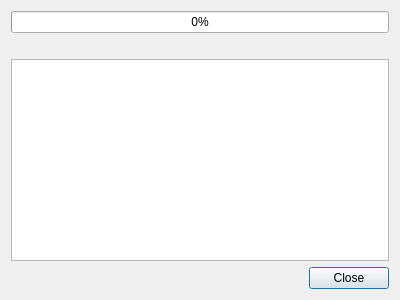
<?xml version="1.0" encoding="UTF-8"?>
<ui version="4.0">
 <class>Dialog</class>
 <widget class="QDialog" name="Dialog">
  <property name="windowModality">
   <enum>Qt::ApplicationModal</enum>
  </property>
  <property name="geometry">
   <rect>
    <x>0</x>
    <y>0</y>
    <width>400</width>
    <height>300</height>
   </rect>
  </property>
  <property name="modal">
   <bool>true</bool>
  </property>
  <layout class="QVBoxLayout" name="verticalLayout" stretch="0,0,0,0">
   <item>
    <widget class="QProgressBar" name="progressBar">
     <property name="maximum">
      <number>10000</number>
     </property>
     <property name="value">
      <number>0</number>
     </property>
    </widget>
   </item>
   <item>
    <widget class="QLabel" name="status">
     <property name="text">
      <string/>
     </property>
     <property name="wordWrap">
      <bool>false</bool>
     </property>
    </widget>
   </item>
   <item>
    <widget class="QPlainTextEdit" name="messages">
     <property name="readOnly">
      <bool>true</bool>
     </property>
    </widget>
   </item>
   <item>
    <layout class="QHBoxLayout">
     <item>
      <spacer>
       <property name="orientation">
        <enum>Qt::Horizontal</enum>
       </property>
       <property name="sizeHint" stdset="0">
        <size>
         <width>0</width>
         <height>0</height>
        </size>
       </property>
      </spacer>
     </item>
     <item>
      <widget class="QPushButton" name="closeButton">
       <property name="text">
        <string>Close</string>
       </property>
       <property name="icon">
        <iconset resource="../lib/lib.qrc">
         <normaloff>:/synthclone/images/16x16/close.png</normaloff>:/synthclone/images/16x16/close.png</iconset>
       </property>
      </widget>
     </item>
    </layout>
   </item>
  </layout>
 </widget>
 <resources>
  <include location="../lib/lib.qrc"/>
 </resources>
 <connections/>
</ui>
